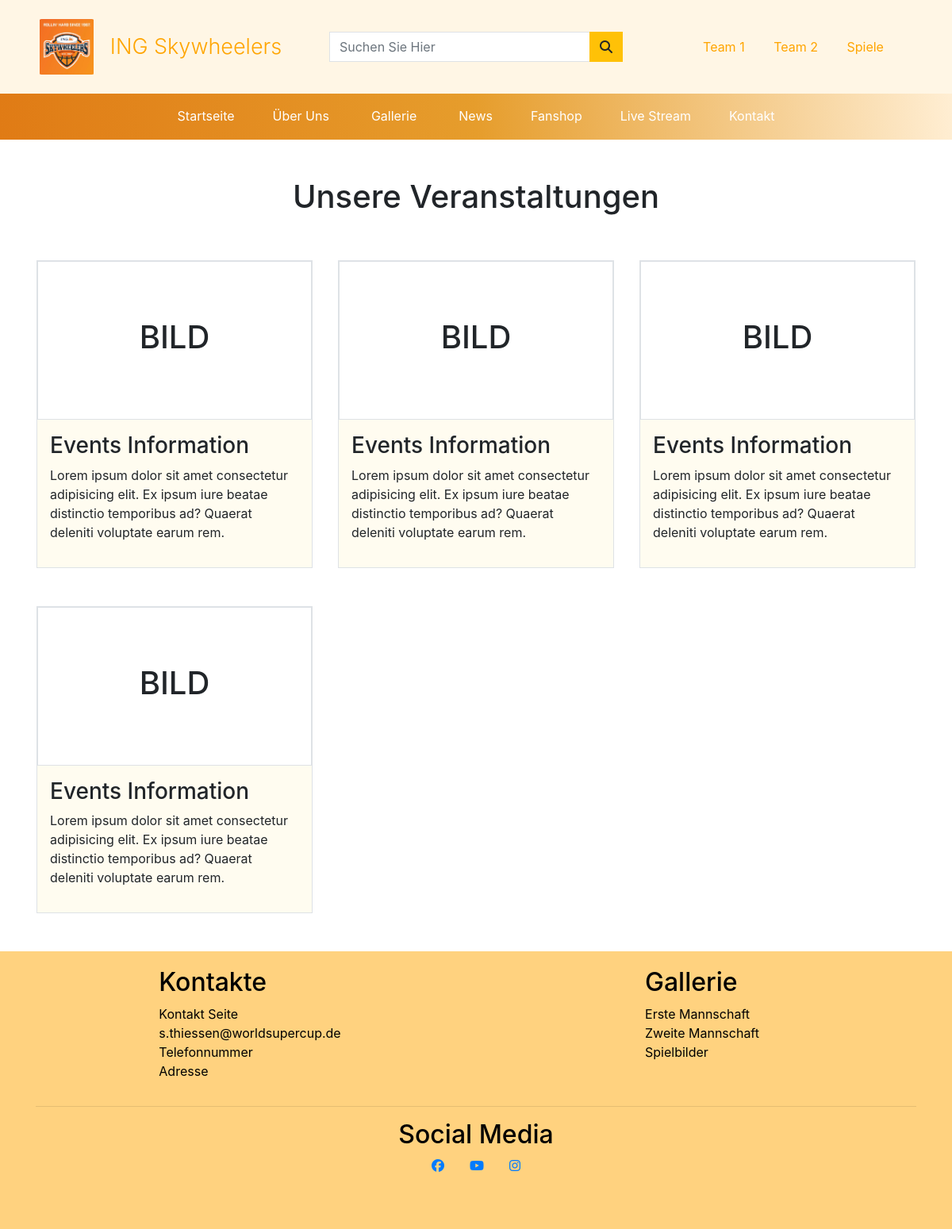
Before: /events with the older database file.
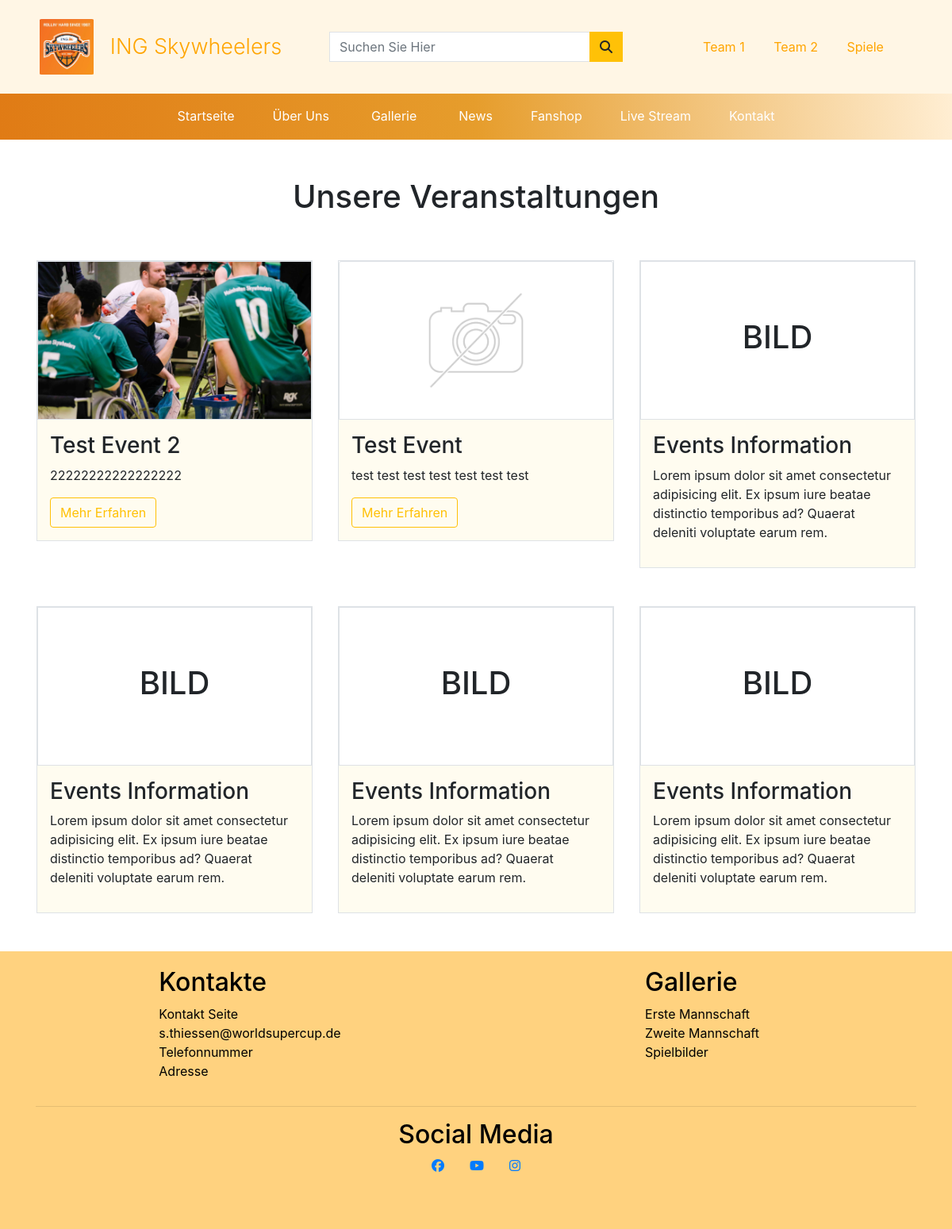
After: the same page with the newer database file.
### events/models.py (models this page shows, shortened)
class EventInfo(models.Model):
    heading = models.CharField(max_length=254, null=False, blank=False, default='')
    short_description = models.CharField(max_length=254, null=False, blank=False, default='')
    image = models.ImageField(null=True, blank=True, default='')
    start_date = models.DateTimeField(blank=False,  default=None)
    end_date = models.DateTimeField(blank=False,  default=None)
    paragraph1 = models.TextField(default='', null=False, blank=False)
    paragraph2 = models.TextField(default='', null=True, blank=True)
    paragraph3 = models.TextField(default='', null=True, blank=True)
    paragraph4 = models.TextField(default='', null=True, blank=True)
    paragraph5 = models.TextField(default='', null=True, blank=True)
    paragraph6 = models.TextField(default='', null=True, blank=True)
    paragraph7 = models.TextField(default='', null=True, blank=True)
    paragraph8 = models.TextField(default='', null=True, blank=True)
    paragraph9 = models.TextField(default='', null=True, blank=True)
    paragraph10 = models.TextField(default='', null=True, blank=True)
    verbose_name_plural = 'Events'

### events/views.py (the view)
# urls.py: path('', views.events_page, name='eventsPage'),
def events_page(request):
    events = EventInfo.objects.all().order_by('start_date')
    context = {
        'events': events
    }
    return render(request, 'events/events.html', context)

### events/templates/events/events.html (shortened to what the changed rows need)
{% extends 'base.html' %}
{% load static %}
{% block css %}
<link rel="stylesheet" href="{% static 'events/events.css' %}">
{% endblock %}
{% block content %}
<section>
    <div class="container">
        <div class="row py-5 text-center">
            <div class="col">
                <h1>Unsere Veranstaltungen</h1>
            </div>
        </div>
    </div>
    <div class="container">
        <div class="row">
            {% for event in events %}
            <div class="col-4 p-0 mb-5">
                <div class="mx-3 border">
                    {% if event.image %}
                    <a href="{% url 'events_content' event.id %}">
                        <div class="events-img border"
                            style="width: 100%; height: 200px; background-image: url('{{ event.image.url }}');
                                    background-position: center; background-repeat: no-repeat; background-size: cover;"
                            alt="{{ event.heading }}">
                        </div>
                    </a>
                    {% else %}
                    <a href="{% url 'events_content' event.id %}">
                        <img class="card-img-top img-fluid border" src="{{ MEDIA_URL }}noimage.png"
                            alt="{{ event.heading }}" />
                    </a>
                    {% endif %}
                    <div class="events-info orange-bg p-3">
                        <h3>{{event.heading}}</h3>
                        <p>{{ event.short_description }}</p>
                        <a href="{% url 'events_content' event.id %}" class="btn btn-outline-warning">Mehr Erfahren</a>
                    </div>
                </div>
            </div>
            {% endfor %}
            <div class="col-4 p-0 mb-5">
                <div class="mx-3 border">
                    <div class="events-img d-flex justify-content-center align-items-center border"
                        style="width: 100%; height: 200px;">
                        <h1>BILD</h1>
                    </div>
                </div>
            </div>
            <div class="col-4 p-0 mb-5">
                <div class="mx-3 border">
                    <div class="events-img d-flex justify-content-center align-items-center border"
                        style="width: 100%; height: 200px;">
                        <h1>BILD</h1>
                    </div>
                </div>
            </div>
            <div class="col-4 p-0 mb-5">
                <div class="mx-3 border">
                    <div class="events-img d-flex justify-content-center align-items-center border"
                        style="width: 100%; height: 200px;">
                        <h1>BILD</h1>
                    </div>
                </div>
            </div>
            <div class="col-4 p-0 mb-5">
                <div class="mx-3 border">
                    <div class="events-img d-flex justify-content-center align-items-center border"
                        style="width: 100%; height: 200px;">
                        <h1>BILD</h1>
                    </div>
                </div>
            </div>
        </div>
    </div>
</section>
{% endblock %}

Changed rows visible on the page:
added EventInfo: image (picture), heading "Test Event 2", short_description "22222222222222222"
added EventInfo: heading "Test Event", short_description "test test test test test test test"
